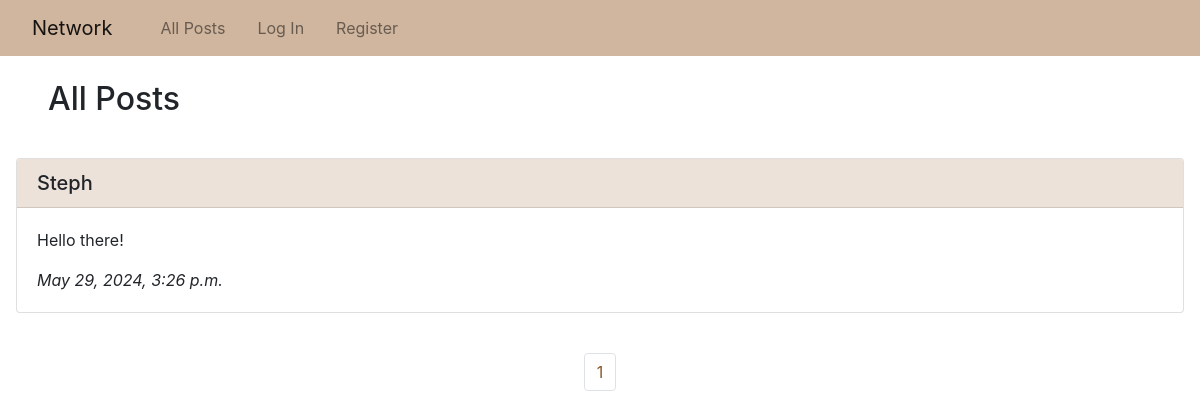
The app's page /, older data.
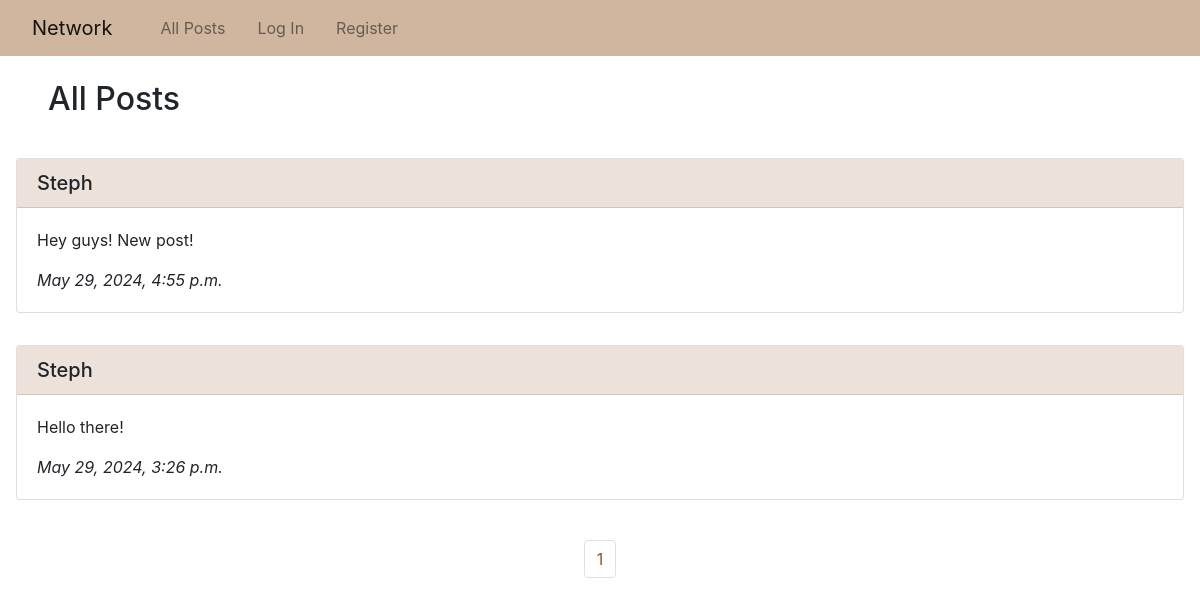
The same page, newer data.
### network/models.py (models this page shows, shortened)
class Post(models.Model):
    content = models.CharField(max_length=300)
    user = models.ForeignKey(User, on_delete=models.CASCADE, related_name="post_user")
    date_time = models.DateTimeField(auto_now_add=True)

class User(AbstractUser):
    pass

### network/views.py (the view)
# urls.py: path("", views.index, name="index"),
def index(request):
    all_posts = Post.objects.all().order_by("id").reverse()
    paginator = Paginator(all_posts, 10)
    page_number = request.GET.get("page")
    page_posts = paginator.get_page(page_number)
    return render(request, "network/index.html", {
        "page_posts": page_posts
    })

### network/templates/network/index.html (shortened to what this page needs)
{% extends "network/layout.html" %}
{% block body %}
    <h2 class="px-5 pt-4 pb-3">All Posts</h2>
    {% for post in page_posts %}
        <div class="p-3">
            <div class="card">
                <h5 class="card-header bg-brown">{{ post.user.username | capfirst }}</h5>
                <div class="card-body">
                <p class="card-text">{{ post.content }}</p>
                <p class="card-text"><i>{{ post.date_time }}</i></p>
                </div>
            </div>
        </div>
    {% endfor %}
    <br>
    <nav aria-label="Page navigation">
        <ul class="pagination d-flex justify-content-center">
            {% for i in page_posts.paginator.page_range %}
                <li class="page-item"><a class="page-link brown-text" href="?page={{ i }}">{{ i }}</a></li>
            {% endfor %}
        </ul>
      </nav>
{% endblock %}

Row changes from the older to the newer data that the page shows:
added Post: user.username "Steph", content "Hey guys! New post!", date_time "May 29, 2024, 4:55 p.m."
